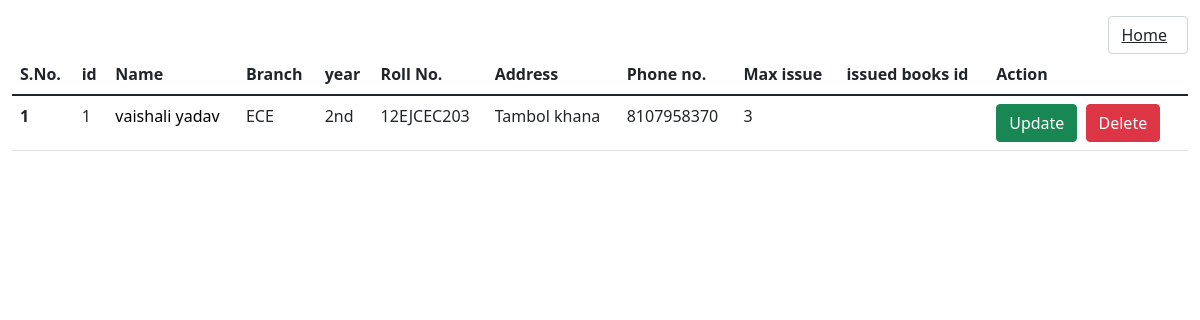
The page /display_st on the database its author committed.
### main.py (models this page shows, shortened)
class Student(db.Model):
    student_id=db.Column(db.Integer,primary_key=True)
    name=db.Column(db.String(50),nullable=False)
    branch=db.Column(db.String(50),nullable=False)
    year=db.Column(db.String(4),nullable=False)
    roll_no = db.Column(db.String(50), unique=True, nullable=False)
    address = db.Column(db.String(100),  nullable=False)
    ph_no = db.Column(db.String(10),  nullable=False)
    max_issue=db.Column(db.Integer,default=3)
    issued_book_id=db.Column(db.String(50),default=' ')

### main.py (the view)
@app.route("/display_st")
def display_student_list():
    all_student=Student.query.all()
    return render_template('display_st.html' ,all_student=all_student)

### templates/display_st.html (shortened to what this page needs)
<!doctype html>
<html lang="en">
  <head>
    <link href="https://cdn.jsdelivr.net/npm/bootstrap@5.1.3/dist/css/bootstrap.min.css" rel="stylesheet">
  </head>
  <body>
<div class="container-fluid">
<ul style="display:block;list-style-type: none;">
    <li style="float:right">
<a class="form-control me-2" href="/">Home</a>
    </li>
</ul>
<table class="table table-hover">
  <thead>
    <tr>
      <th scope="col">S.No.</th>
      <th scope="col">id</th>
      <th scope="col">Name</th>
      <th scope="col">Branch</th>
      <th scope="col">year</th>
      <th scope="col">Roll No.</th>
        <th scope="col">Address</th>
      <th scope="col">Phone no.</th>
      <th scope="col">Max issue</th>
      <th scope="col">issued books id</th>
      <th scope="col">Action</th>
    </tr>
  </thead>
  <tbody>
  {% for student in all_student %}
    <tr>
      <th scope="row">{{loop.index}}</th>
      <td>{{student.student_id}}</td>
      <td><a href="/st_detail/{{student.student_id}}" style="color:black;text-decoration:None;">{{student.name}}</a></td>
      <td>{{student.branch}}</td>
      <td>{{student.year}}</td>
      <td>{{student.roll_no}}</td>
      <td>{{student.address}}</td>
      <td>{{student.ph_no}}</td>
      <td>{{student.max_issue}}</td>
      <td>{{student.issued_book_id}}</td>
      <td>
        <a class="btn btn-success" href="/st_update/{{student.student_id}}">Update</a>
        <a class="btn btn-danger mx-1" href="/st_delete/{{student.student_id}}">Delete</a>
      </td>
    </tr>
    {% endfor %}
  </tbody>
</table>
  </div>
  </body>
</html>

### rows shown on the page
Student: student_id "1", name "vaishali yadav", branch "ECE", year "2nd", roll_no "12EJCEC203", address "Tambol khana", ph_no "8107958370", max_issue "3"
